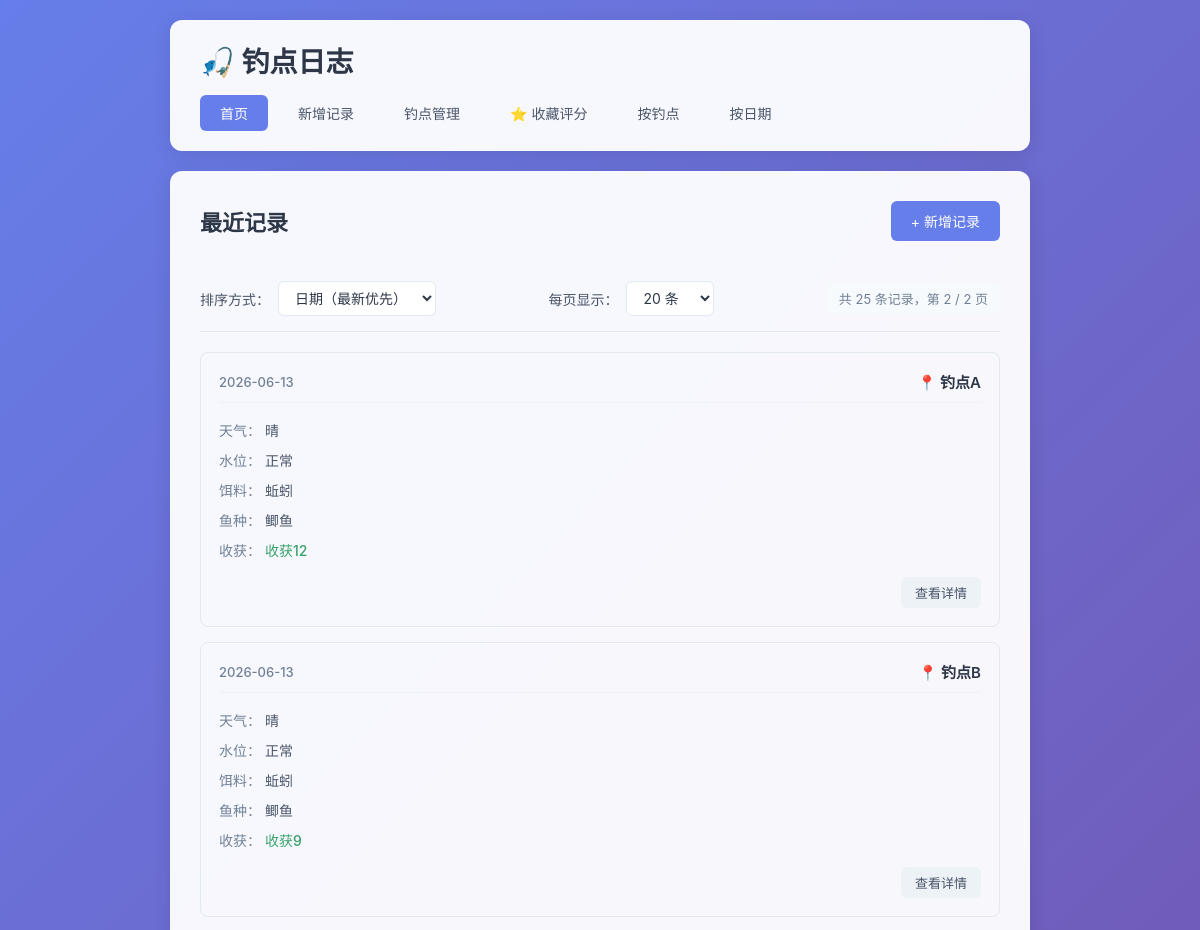
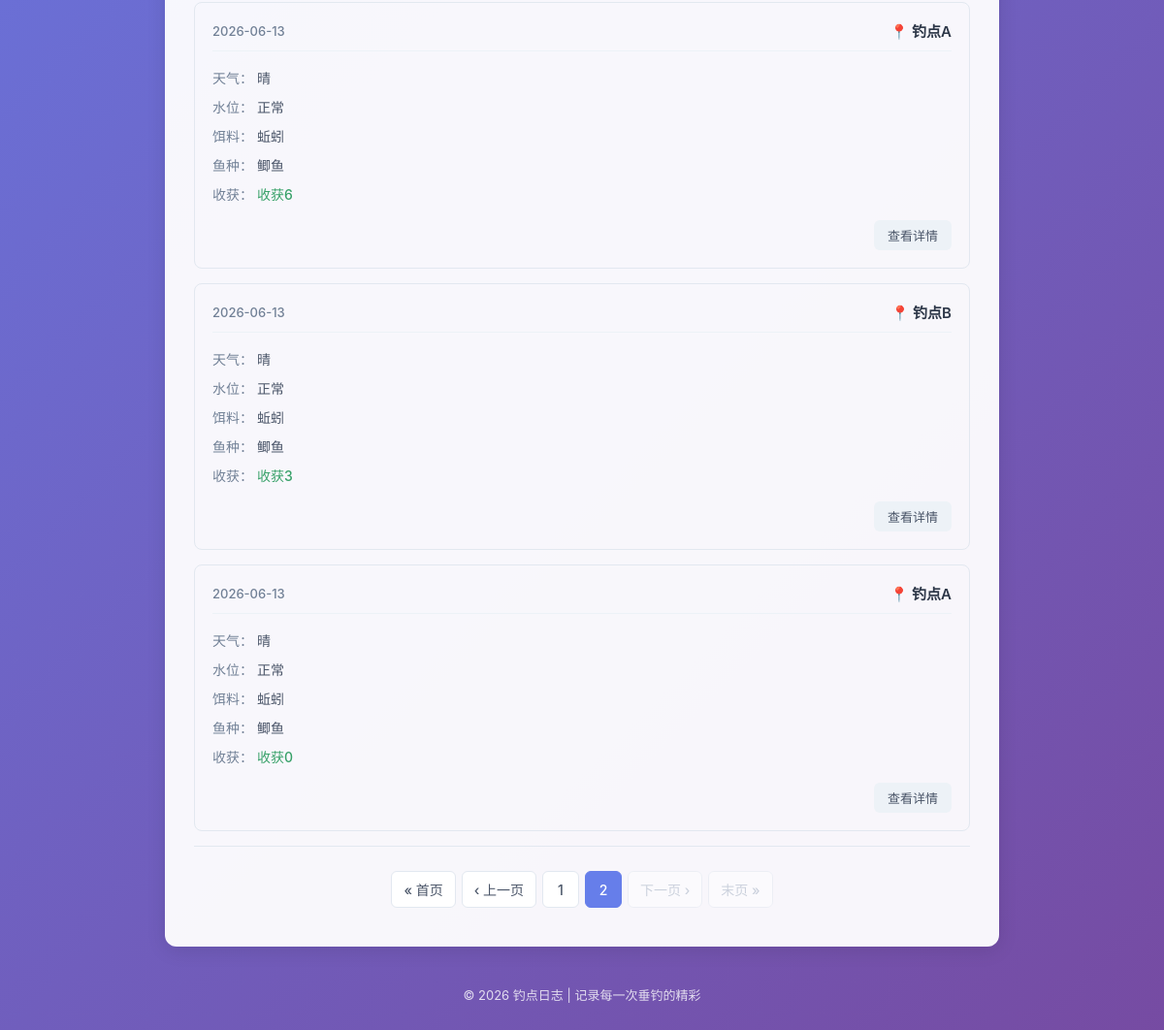
The app's page /?page=2&sort=date_desc&per_page=20, older data (2 pictures, top to bottom).
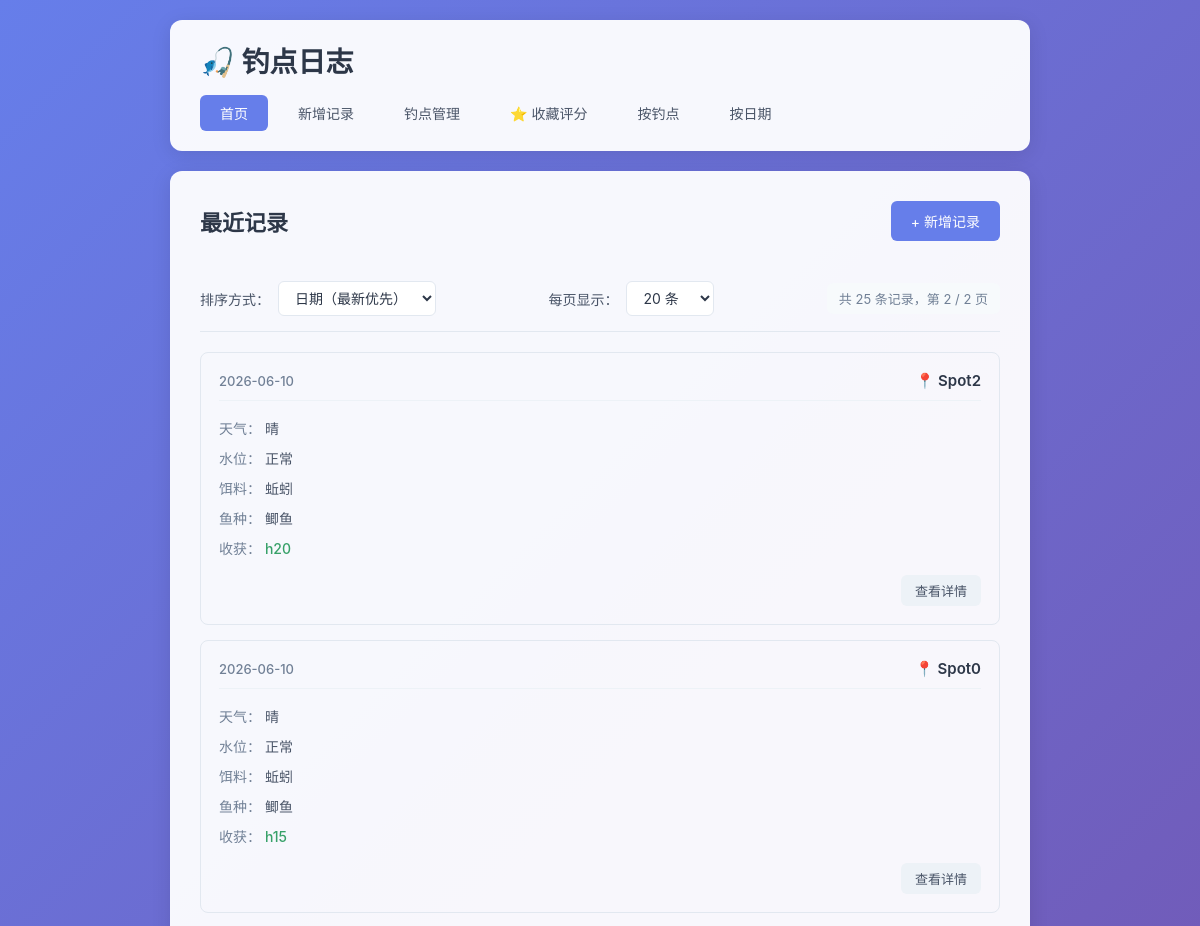
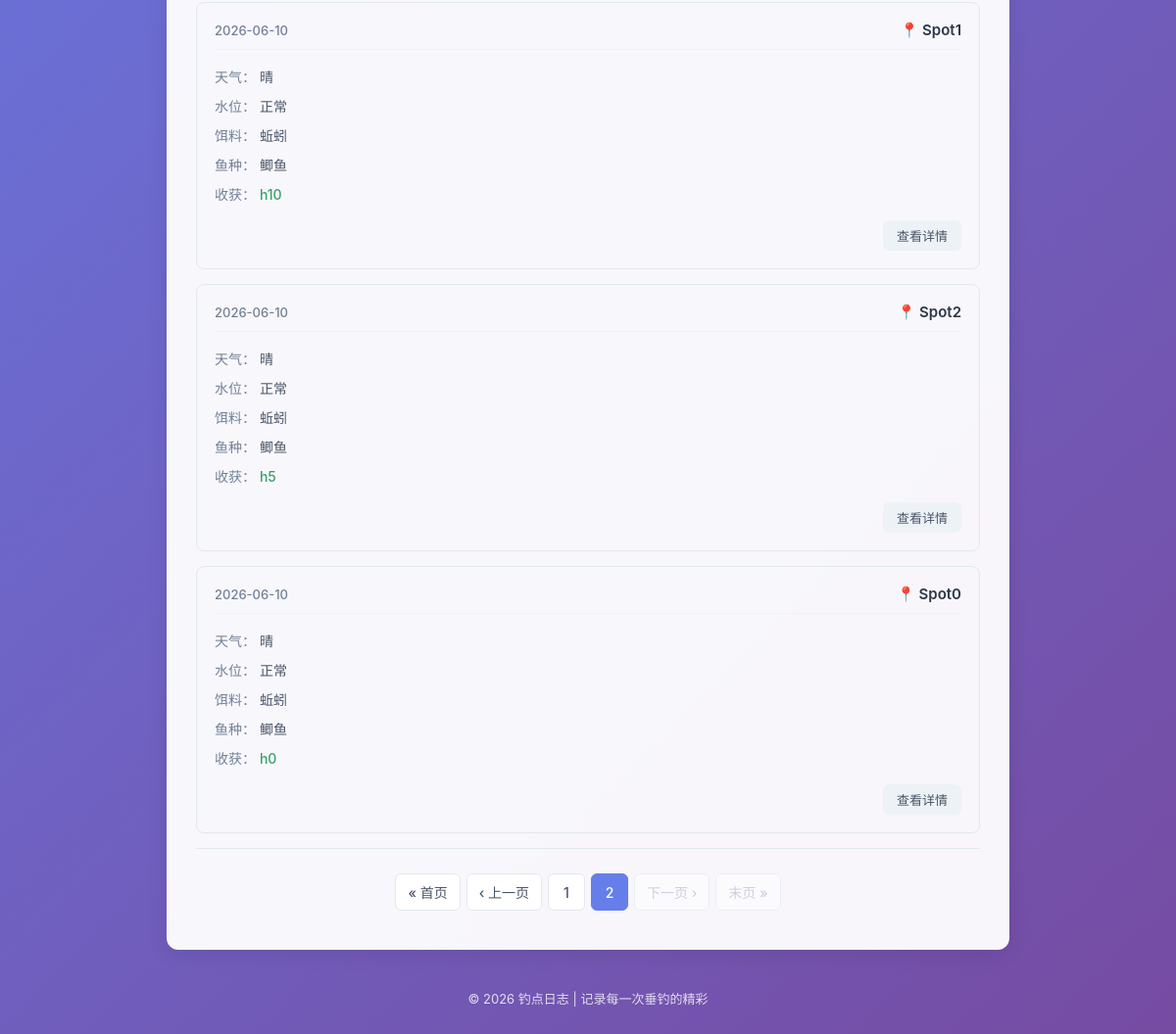
The same page, newer data (2 pictures, top to bottom).
### tables this page shows
CREATE TABLE fishing_logs (
            id INTEGER PRIMARY KEY AUTOINCREMENT,
            spot TEXT NOT NULL,
            weather TEXT NOT NULL,
            water_level TEXT NOT NULL,
            bait TEXT NOT NULL,
            fish_species TEXT NOT NULL,
            harvest TEXT NOT NULL,
            next_strategy TEXT,
            created_at DATE NOT NULL
        );

### app.py (the view)
@app.route('/')
def index():
    page = request.args.get('page', 1, type=int)
    per_page = request.args.get('per_page', 20, type=int)
    sort_by = request.args.get('sort', 'date_desc')
    per_page = max(10, min(per_page, 100))
    sort_options = {
        'date_desc': ('created_at DESC, id DESC', '日期降序'),
        'date_asc': ('created_at ASC, id ASC', '日期升序'),
        'spot_desc': ('spot DESC, created_at DESC, id DESC', '钓点降序'),
        'spot_asc': ('spot ASC, created_at DESC, id DESC', '钓点升序'),
    }
    order_clause, sort_label = sort_options.get(sort_by, sort_options['date_desc'])
    conn = get_db()
    count_result = conn.execute('SELECT COUNT(*) as total FROM fishing_logs').fetchone()
    total = count_result['total']
    total_pages = max(1, (total + per_page - 1) // per_page)
    page = max(1, min(page, total_pages))
    offset = (page - 1) * per_page
    logs = conn.execute(
        f'SELECT * FROM fishing_logs ORDER BY {order_clause} LIMIT ? OFFSET ?',
        (per_page, offset)
    ).fetchall()
    conn.close()
    return render_template(
        'index.html',
        logs=logs,
        page=page,
        per_page=per_page,
        total=total,
        total_pages=total_pages,
        sort_by=sort_by,
        sort_label=sort_label
    )

### app.py (called while the page is built)
def get_db():
    conn = sqlite3.connect(DB_PATH)
    conn.row_factory = sqlite3.Row
    return conn

### templates/index.html (shortened to what this page needs)
{% extends 'base.html' %}
{% block content %}
    <div class="page-header">
        <h2>最近记录</h2>
        <a href="{{ url_for('add_log') }}" class="btn btn-primary">+ 新增记录</a>
    </div>
    {% if logs %}
        <div class="toolbar">
            <div class="sort-group">
                <label>排序方式：</label>
                <select id="sortSelect" onchange="handleSortChange()">
                    <option value="date_desc" {% if sort_by == 'date_desc' %}selected{% endif %}>日期（最新优先）</option>
                </select>
            </div>
            <div class="per-page-group">
                <label>每页显示：</label>
                <select id="perPageSelect" onchange="handlePerPageChange()">
                    <option value="20" {% if per_page == 20 %}selected{% endif %}>20 条</option>
                </select>
            </div>
            <div class="total-info">
                共 {{ total }} 条记录，第 {{ page }} / {{ total_pages }} 页
            </div>
        </div>
        <div class="log-list">
            {% for log in logs %}
                <div class="log-card">
                    <div class="log-header">
                        <span class="log-date">{{ log['created_at'] }}</span>
                        <span class="log-spot">📍 {{ log['spot'] }}</span>
                    </div>
                    <div class="log-body">
                        <div class="log-row">
                            <span class="label">天气：</span>
                            <span>{{ log['weather'] }}</span>
                        </div>
                        <div class="log-row">
                            <span class="label">水位：</span>
                            <span>{{ log['water_level'] }}</span>
                        </div>
                        <div class="log-row">
                            <span class="label">饵料：</span>
                            <span>{{ log['bait'] }}</span>
                        </div>
                        <div class="log-row">
                            <span class="label">鱼种：</span>
                            <span>{{ log['fish_species'] }}</span>
                        </div>
                        <div class="log-row">
                            <span class="label">收获：</span>
                            <span class="harvest">{{ log['harvest'] }}</span>
                        </div>
                    </div>
                    <div class="log-footer">
                        <a href="{{ url_for('log_detail', log_id=log['id'], page=page, sort=sort_by, per_page=per_page) }}" class="btn btn-small">查看详情</a>
                    </div>
                </div>
            {% endfor %}
        </div>
        {% if total_pages > 1 %}
            <div class="pagination">
                {% if page > 1 %}
                    <a href="{{ url_for('index', page=1, sort=sort_by, per_page=per_page) }}" class="page-btn">&laquo; 首页</a>
                    <a href="{{ url_for('index', page=page-1, sort=sort_by, per_page=per_page) }}" class="page-btn">&lsaquo; 上一页</a>
                {% else %}
                    <span class="page-btn disabled">&laquo; 首页</span>
                    <span class="page-btn disabled">&lsaquo; 上一页</span>
                {% endif %}
                {% set start_page = [page - 2, 1] | max %}
                {% set end_page = [page + 2, total_pages] | min %}
                {% for p in range(start_page, end_page + 1) %}
                    {% if p == page %}
                        <span class="page-btn active">{{ p }}</span>
                    {% else %}
                        <a href="{{ url_for('index', page=p, sort=sort_by, per_page=per_page) }}" class="page-btn">{{ p }}</a>
                    {% endif %}
                {% endfor %}
                {% if page < total_pages %}
                    <a href="{{ url_for('index', page=page+1, sort=sort_by, per_page=per_page) }}" class="page-btn">下一页 &rsaquo;</a>
                    <a href="{{ url_for('index', page=total_pages, sort=sort_by, per_page=per_page) }}" class="page-btn">末页 &raquo;</a>
                {% else %}
                    <span class="page-btn disabled">下一页 &rsaquo;</span>
                    <span class="page-btn disabled">末页 &raquo;</span>
                {% endif %}
            </div>
        {% endif %}
    {% else %}
        <div class="empty-state">
            <p>还没有任何记录，快去添加第一条吧！</p>
            <a href="{{ url_for('add_log') }}" class="btn btn-primary">+ 新增记录</a>
        </div>
    {% endif %}
{% endblock %}

### templates/base.html (shortened to what this page needs)
<!DOCTYPE html>
<html lang="zh-CN">
<head>
    <link rel="stylesheet" href="{{ url_for('static', filename='style.css') }}">
</head>
<body>
    <div class="container">
        <header>
            <h1>🎣 钓点日志</h1>
            <nav>
                <a href="{{ url_for('index') }}" class="{% if request.endpoint == 'index' %}active{% endif %}">首页</a>
                <a href="{{ url_for('add_log') }}" class="{% if request.endpoint == 'add_log' %}active{% endif %}">新增记录</a>
                <a href="{{ url_for('spots_list') }}" class="{% if request.endpoint in ['spots_list', 'spot_detail', 'add_spot', 'edit_spot'] %}active{% endif %}">钓点管理</a>
                <a href="{{ url_for('spots_list', filter='favorite') }}" class="{% if request.endpoint == 'spots_list' and request.args.get('filter') == 'favorite' %}active{% endif %}">⭐ 收藏评分</a>
                <a href="{{ url_for('by_spot') }}" class="{% if request.endpoint == 'by_spot' %}active{% endif %}">按钓点</a>
                <a href="{{ url_for('by_date') }}" class="{% if request.endpoint == 'by_date' %}active{% endif %}">按日期</a>
            </nav>
        </header>
        <main>
            {% block content %}{% endblock %}
        </main>
        <footer>
            <p>© 2026 钓点日志 | 记录每一次垂钓的精彩</p>
        </footer>
    </div>
</body>
</html>

### static/style.css (style rules this page uses)
* { margin: 0; padding: 0; box-sizing: border-box; }
body { font-family: -apple-system, BlinkMacSystemFont, 'Segoe UI', 'PingFang SC', 'Microsoft YaHei', sans-serif; background: linear-gradient(135deg, #667eea 0%, #764ba2 100%); min-height: 100vh; color: #333; }
.container { max-width: 900px; margin: 0 auto; padding: 20px; min-height: 100vh; display: flex; flex-direction: column; }
header { background: rgba(255, 255, 255, 0.95); border-radius: 12px; padding: 20px 30px; margin-bottom: 20px; box-shadow: 0 4px 20px rgba(0, 0, 0, 0.1); }
header h1 { font-size: 28px; color: #2d3748; margin-bottom: 15px; }
nav { display: flex; gap: 10px; flex-wrap: wrap; }
nav a { padding: 8px 20px; text-decoration: none; color: #4a5568; border-radius: 6px; transition: all 0.2s ease; font-size: 14px; }
nav a.active { background: #667eea; color: white; }
main { flex: 1; background: rgba(255, 255, 255, 0.95); border-radius: 12px; padding: 30px; box-shadow: 0 4px 20px rgba(0, 0, 0, 0.1); }
.page-header { display: flex; justify-content: space-between; align-items: center; margin-bottom: 25px; flex-wrap: wrap; gap: 15px; }
.page-header h2 { color: #2d3748; font-size: 22px; }
.btn { display: inline-block; padding: 10px 20px; border: none; border-radius: 6px; text-decoration: none; font-size: 14px; cursor: pointer; transition: all 0.2s ease; font-family: inherit; }
.btn-primary { background: #667eea; color: white; }
.btn-small { padding: 6px 14px; font-size: 13px; background: #edf2f7; color: #4a5568; }
.toolbar { display: flex; justify-content: space-between; align-items: center; flex-wrap: wrap; gap: 15px; padding: 15px 0; margin-bottom: 20px; border-bottom: 1px solid #e2e8f0; }
.sort-group, .per-page-group { display: flex; align-items: center; gap: 8px; }
.sort-group label, .per-page-group label { font-size: 14px; color: #4a5568; font-weight: 500; }
.sort-group select, .per-page-group select { padding: 7px 12px; border: 1px solid #e2e8f0; border-radius: 6px; font-size: 14px; background: #fff; color: #2d3748; cursor: pointer; transition: all 0.2s ease; font-family: inherit; }
.total-info { font-size: 13px; color: #718096; padding: 6px 12px; background: #f7fafc; border-radius: 6px; }
.pagination { display: flex; justify-content: center; align-items: center; flex-wrap: wrap; gap: 6px; padding: 25px 0 10px; margin-top: 15px; border-top: 1px solid #e2e8f0; }
.page-btn { display: inline-flex; align-items: center; justify-content: center; min-width: 38px; height: 38px; padding: 0 12px; border: 1px solid #e2e8f0; border-radius: 6px; background: #fff; color: #4a5568; text-decoration: none; font-size: 14px; font-weight: 500; cursor: pointer; transition: all 0.2s ease; }
.page-btn.active { background: #667eea; border-color: #667eea; color: white; cursor: default; }
.page-btn.disabled { opacity: 0.5; cursor: not-allowed; color: #a0aec0; }
.log-list { display: grid; gap: 15px; }
.log-card { border: 1px solid #e2e8f0; border-radius: 8px; padding: 18px; transition: all 0.2s ease; }
.log-header { display: flex; justify-content: space-between; align-items: center; margin-bottom: 12px; padding-bottom: 10px; border-bottom: 1px solid #edf2f7; }
.log-date { font-size: 13px; color: #718096; font-weight: 500; }
.log-spot { font-size: 15px; font-weight: 600; color: #2d3748; }
.log-body { margin-bottom: 12px; }
.log-row { padding: 5px 0; font-size: 14px; color: #4a5568; }
.log-row .label { font-weight: 500; color: #718096; }
.log-row .harvest { color: #38a169; font-weight: 500; }
.log-footer { text-align: right; }
footer { text-align: center; padding: 20px; color: rgba(255, 255, 255, 0.8); font-size: 13px; margin-top: 20px; }

Row changes from the older to the newer data that the page shows:
removed fishing_logs: created_at "2026-06-13", spot "钓点A", weather "晴", water_level "正常", bait "蚯蚓", fish_species "鲫鱼", harvest "收获12"
removed fishing_logs: created_at "2026-06-13", spot "钓点B", weather "晴", water_level "正常", bait "蚯蚓", fish_species "鲫鱼", harvest "收获9"
removed fishing_logs: created_at "2026-06-13", spot "钓点A", weather "晴", water_level "正常", bait "蚯蚓", fish_species "鲫鱼", harvest "收获6"
removed fishing_logs: created_at "2026-06-13", spot "钓点B", weather "晴", water_level "正常", bait "蚯蚓", fish_species "鲫鱼", harvest "收获3"
removed fishing_logs: created_at "2026-06-13", spot "钓点A", weather "晴", water_level "正常", bait "蚯蚓", fish_species "鲫鱼", harvest "收获0"
added fishing_logs: created_at "2026-06-10", spot "Spot2", weather "晴", water_level "正常", bait "蚯蚓", fish_species "鲫鱼", harvest "h20"
added fishing_logs: created_at "2026-06-10", spot "Spot0", weather "晴", water_level "正常", bait "蚯蚓", fish_species "鲫鱼", harvest "h15"
added fishing_logs: created_at "2026-06-10", spot "Spot1", weather "晴", water_level "正常", bait "蚯蚓", fish_species "鲫鱼", harvest "h10"
added fishing_logs: created_at "2026-06-10", spot "Spot2", weather "晴", water_level "正常", bait "蚯蚓", fish_species "鲫鱼", harvest "h5"
added fishing_logs: created_at "2026-06-10", spot "Spot0", weather "晴", water_level "正常", bait "蚯蚓", fish_species "鲫鱼", harvest "h0"
